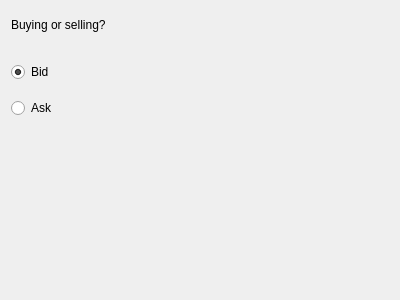
<?xml version="1.0" encoding="UTF-8"?>
<ui version="4.0">
 <class>PageOffer_BidAsk</class>
 <widget class="QWizardPage" name="PageOffer_BidAsk">
  <property name="geometry">
   <rect>
    <x>0</x>
    <y>0</y>
    <width>400</width>
    <height>300</height>
   </rect>
  </property>
  <property name="windowTitle">
   <string>WizardPage</string>
  </property>
  <layout class="QVBoxLayout" name="verticalLayout_2" stretch="1,1,4,6">
   <item>
    <widget class="QLabel" name="label">
     <property name="text">
      <string>Buying or selling?</string>
     </property>
    </widget>
   </item>
   <item>
    <spacer name="verticalSpacer_2">
     <property name="orientation">
      <enum>Qt::Vertical</enum>
     </property>
     <property name="sizeType">
      <enum>QSizePolicy::Maximum</enum>
     </property>
     <property name="sizeHint" stdset="0">
      <size>
       <width>20</width>
       <height>17</height>
      </size>
     </property>
    </spacer>
   </item>
   <item>
    <layout class="QVBoxLayout" name="verticalLayout">
     <item>
      <widget class="QRadioButton" name="radioButtonBid">
       <property name="text">
        <string>Bid</string>
       </property>
       <property name="checked">
        <bool>true</bool>
       </property>
      </widget>
     </item>
     <item>
      <spacer name="verticalSpacer">
       <property name="orientation">
        <enum>Qt::Vertical</enum>
       </property>
       <property name="sizeType">
        <enum>QSizePolicy::Fixed</enum>
       </property>
       <property name="sizeHint" stdset="0">
        <size>
         <width>20</width>
         <height>10</height>
        </size>
       </property>
      </spacer>
     </item>
     <item>
      <widget class="QRadioButton" name="radioButtonAsk">
       <property name="layoutDirection">
        <enum>Qt::LeftToRight</enum>
       </property>
       <property name="text">
        <string>Ask</string>
       </property>
      </widget>
     </item>
    </layout>
   </item>
   <item>
    <spacer name="verticalSpacer_3">
     <property name="orientation">
      <enum>Qt::Vertical</enum>
     </property>
     <property name="sizeHint" stdset="0">
      <size>
       <width>20</width>
       <height>40</height>
      </size>
     </property>
    </spacer>
   </item>
  </layout>
 </widget>
 <resources/>
 <connections/>
</ui>
